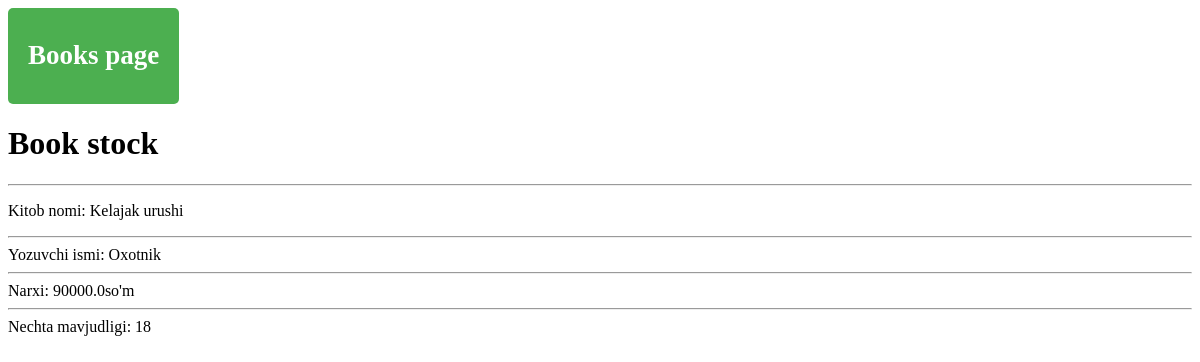
/stock/, run on the app's committed database.
### book_shop/models.py (models this page shows, shortened)
class Book(models.Model):
    title = models.CharField(max_length=255)
    author = models.ForeignKey(Author, on_delete=models.SET_NULL, null=True )
    price = models.FloatField()
    stock = models.PositiveIntegerField()

class Author(models.Model):
    name = models.CharField(max_length=255)
    birth_year = models.PositiveSmallIntegerField()

### book_shop/views.py (the view)
# urls.py: path('stock/', book_max_stock),
def book_max_stock(request):
    stock = Book.objects.order_by('stock').last()
    context = {
        'stock': stock,
    }
    return render(request, 'book_max_stock.html', context)

### templates/book_max_stock.html (shortened to what this page needs)
<!DOCTYPE html>
<html lang="en">
<head>
    <a href="/books/" class="btn-link"><h2>Books page</h2></a>
</head>
<body>
<h1>Book stock</h1>
<hr>
<p> Kitob nomi: {{stock.title}}
<hr>
    Yozuvchi ismi: {{stock.author.name}}
<hr>
    Narxi: {{stock.price}}so'm
<hr>
    Nechta mavjudligi: {{stock.stock}} </p>
</body>
</html>

### templates/book_max_stock.html (style rules this page uses)
.btn-link { display: inline-block; padding: 10px 20px; font-size: 18px; background-color: #4CAF50; color: white; text-decoration: none; border: none; border-radius: 5px; cursor: pointer; transition: background-color 0.3s ease; }

### data on the page
Book: title "Kelajak urushi", author.name "Oxotnik", price "90000.0", stock "18"
